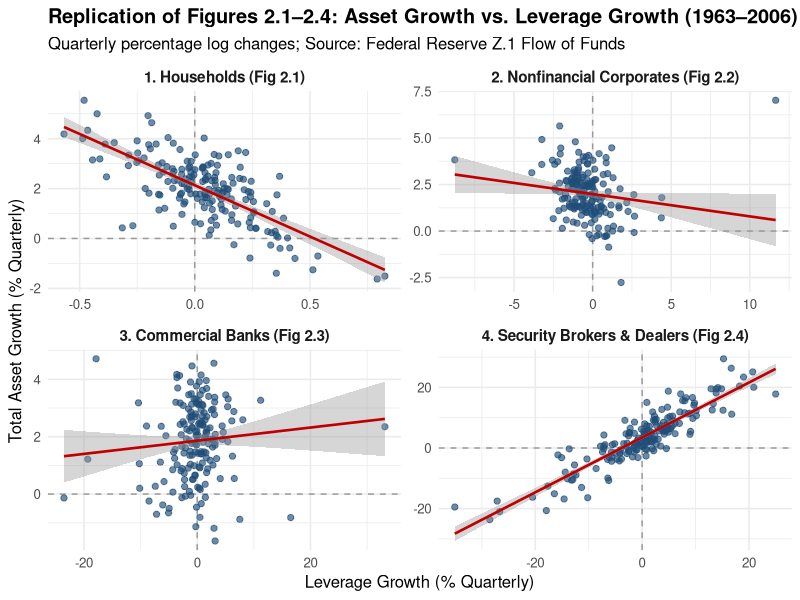
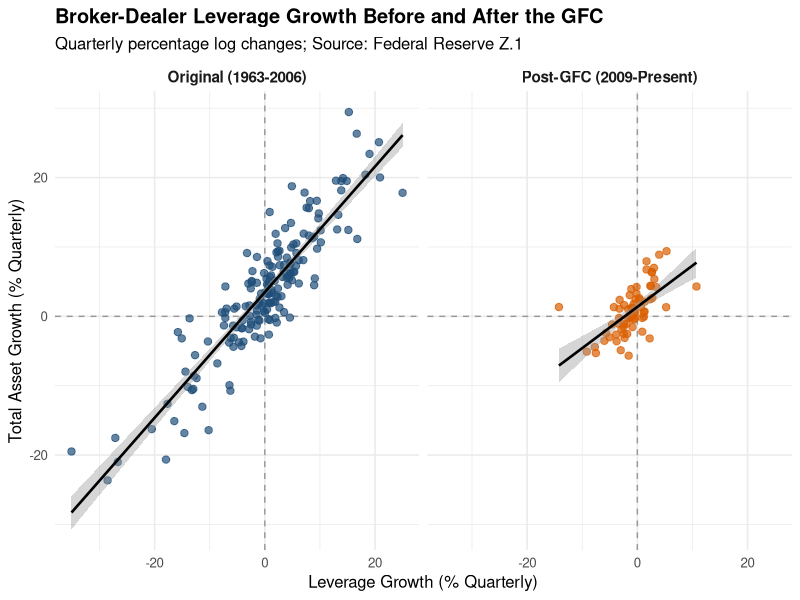
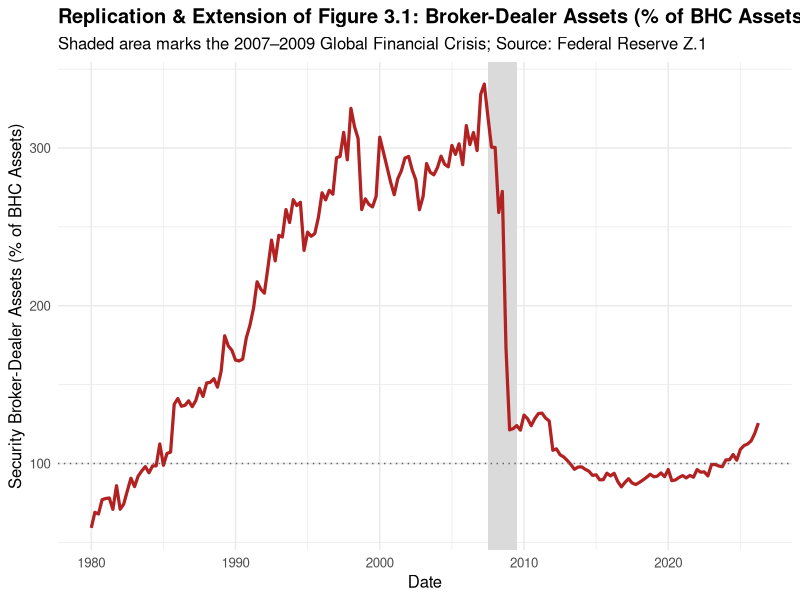

Source code (R) for these figures, in order: (Note: this script raises an error after producing the figures.)
# ==============================================================================
# Script 02: Replicate Figures 2.1-2.4, Figure 3.1 & Post-2008 Structural Break
# Paper: Adrian & Shin (2010), "Liquidity and Leverage"
# ==============================================================================

# Install sandwich/lmtest if missing (for Newey-West HAC standard errors)
packages <- c("tidyverse", "sandwich", "lmtest")
installed <- packages %in% rownames(installed.packages())
if (any(!installed)) install.packages(packages[!installed])

library(tidyverse)
library(sandwich)
library(lmtest)

# Load cleaned Z.1 sector data created in Script 01
z1 <- read_csv("data/clean/z1_sector_leverage.csv", show_col_types = FALSE)

# ------------------------------------------------------------------------------
# 1. Replicate Figures 2.1 - 2.4 (Original Sample: 1963-2006)
# ------------------------------------------------------------------------------
z1_orig <- z1 %>%
  filter(date >= as.Date("1963-01-01") & date <= as.Date("2006-12-31"))

# Reshape into long format for clean 4-panel comparison
sector_long_orig <- bind_rows(
  z1_orig %>% transmute(date, sector = "1. Households (Fig 2.1)", d_assets = d_hh_assets, d_lev = d_hh_lev),
  z1_orig %>% transmute(date, sector = "2. Nonfinancial Corporates (Fig 2.2)", d_assets = d_nf_assets, d_lev = d_nf_lev),
  z1_orig %>% transmute(date, sector = "3. Commercial Banks (Fig 2.3)", d_assets = d_cb_assets, d_lev = d_cb_lev),
  z1_orig %>% transmute(date, sector = "4. Security Brokers & Dealers (Fig 2.4)", d_assets = d_bd_assets, d_lev = d_bd_lev)
) %>%
  filter(!is.na(d_assets), !is.na(d_lev))

fig2_combined <- ggplot(sector_long_orig, aes(x = d_lev, y = d_assets)) +
  geom_hline(yintercept = 0, linetype = "dashed", color = "gray60") +
  geom_vline(xintercept = 0, linetype = "dashed", color = "gray60") +
  geom_point(alpha = 0.65, color = "#1f4e78", size = 1.8) +
  geom_smooth(method = "lm", se = TRUE, color = "#c00000", linewidth = 0.9) +
  facet_wrap(~ sector, scales = "free", ncol = 2) +
  labs(
    title = "Replication of Figures 2.1–2.4: Asset Growth vs. Leverage Growth (1963–2006)",
    subtitle = "Quarterly percentage log changes; Source: Federal Reserve Z.1 Flow of Funds",
    x = "Leverage Growth (% Quarterly)",
    y = "Total Asset Growth (% Quarterly)"
  ) +
  theme_minimal(base_size = 12) +
  theme(
    plot.title = element_text(face = "bold"),
    strip.text = element_text(face = "bold", size = 11)
  )

ggsave("output/figures/fig2_1_to_2_4_replication.png", fig2_combined, width = 10, height = 7.5, dpi = 300)

# ------------------------------------------------------------------------------
# 2. Extension: Broker-Dealer Procyclicality (Pre-GFC vs. Post-GFC)
# ------------------------------------------------------------------------------
bd_compare <- z1 %>%
  filter(sample_period %in% c("Original (1963-2006)", "Post-GFC (2009-Present)")) %>%
  filter(!is.na(d_bd_assets), !is.na(d_bd_lev))

fig2_4_extension <- ggplot(bd_compare, aes(x = d_bd_lev, y = d_bd_assets)) +
  geom_hline(yintercept = 0, linetype = "dashed", color = "gray60") +
  geom_vline(xintercept = 0, linetype = "dashed", color = "gray60") +
  geom_point(aes(color = sample_period), alpha = 0.7, size = 2.2) +
  geom_smooth(method = "lm", se = TRUE, color = "black", linewidth = 0.9) +
  facet_wrap(~ sample_period, ncol = 2) +
  scale_color_manual(values = c("Original (1963-2006)" = "#1f4e78", "Post-GFC (2009-Present)" = "#d95f02")) +
  labs(
    title = "Broker-Dealer Leverage Growth Before and After the GFC",
    subtitle = "Quarterly percentage log changes; Source: Federal Reserve Z.1",
    x = "Leverage Growth (% Quarterly)",
    y = "Total Asset Growth (% Quarterly)"
  ) +
  theme_minimal(base_size = 12) +
  theme(
    plot.title = element_text(face = "bold"),
    strip.text = element_text(face = "bold", size = 11),
    legend.position = "none"
  )

ggsave("output/figures/fig2_4_pre_vs_post_gfc.png", fig2_4_extension, width = 10, height = 5, dpi = 300)

# ------------------------------------------------------------------------------
# 3. Replicate & Extend Figure 3.1: Broker-Dealer Assets as % of BHC Assets
# ------------------------------------------------------------------------------
fig3_1_data <- z1 %>%
  filter(date >= as.Date("1980-01-01")) %>%
  mutate(bd_to_bhc_pct = 100 * (BOGZ1FL664090005Q / BOGZ1FL734090005Q)) %>%
  filter(!is.na(bd_to_bhc_pct))

fig3_1_plot <- ggplot(fig3_1_data, aes(x = date, y = bd_to_bhc_pct)) +
  geom_rect(aes(xmin = as.Date("2007-07-01"), xmax = as.Date("2009-06-30"), ymin = -Inf, ymax = Inf),
            fill = "gray85", alpha = 0.4) +
  geom_line(color = "#b22222", linewidth = 1.1) +
  geom_hline(yintercept = 100, linetype = "dotted", color = "gray40") +
  labs(
    title = "Replication & Extension of Figure 3.1: Broker-Dealer Assets (% of BHC Assets)",
    subtitle = "Shaded area marks the 2007–2009 Global Financial Crisis; Source: Federal Reserve Z.1",
    x = "Date",
    y = "Security Broker-Dealer Assets (% of BHC Assets)"
  ) +
  theme_minimal(base_size = 12) +
  theme(plot.title = element_text(face = "bold"))

ggsave("output/figures/fig3_1_bd_share_extended.png", fig3_1_plot, width = 10, height = 5, dpi = 300)

# ------------------------------------------------------------------------------
# 4. Regression Table: Leverage Growth on Asset Growth Across Regimes (HAC SEs)
# ------------------------------------------------------------------------------
run_hac_reg <- function(df, formula_str, label) {
  mod <- lm(as.formula(formula_str), data = df)
  hac <- coeftest(mod, vcov = NeweyWest(mod, lag = 4, prewhite = FALSE))
  tibble(
    Model = label,
    Term = rownames(hac),
    Estimate = round(hac[, 1], 3),
    Std_Error_HAC = round(hac[, 2], 3),
    t_stat = round(hac[, 3], 2),
    p_value = round(hac[, 4], 4),
    R_squared = round(summary(mod)$r.squared, 3),
    N = nobs(mod)
  )
}

reg_results <- bind_rows(
  run_hac_reg(z1 %>% filter(sample_period == "Original (1963-2006)"), "d_hh_lev ~ d_hh_assets", "Households (1963-2006)"),
  run_hac_reg(z1 %>% filter(sample_period == "Original (1963-2006)"), "d_cb_lev ~ d_cb_assets", "Commercial Banks (1963-2006)"),
  run_hac_reg(z1 %>% filter(sample_period == "Original (1963-2006)"), "d_bd_lev ~ d_bd_assets", "Broker-Dealers (1963-2006)"),
  run_hac_reg(z1 %>% filter(sample_period == "Post-GFC (2009-Present)"), "d_bd_lev ~ d_bd_assets", "Broker-Dealers (2009-Present)")
)

write_csv(reg_results, "output/tables/sector_leverage_regressions.csv")
print(reg_results)

cat("\nSuccess! Saved 3 high-res charts in output/figures/ and regression table in output/tables/.\n")
